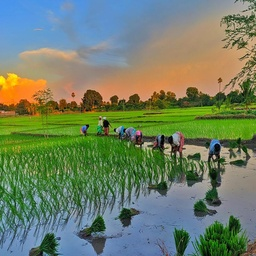
#> input picture Assignment-7/field.jpg, 256 x 256 px, shrunk from 800 x 800 before the run, found by its file name
$ python labtestMORPH.py
#> lines starting #> are read from the running program, lines starting #| are printed output that depends on the picture; after the words box and inside, x2 and y2 are one past the last pixel; in counts of white or black regions, pixels touching at a corner belong together
import cv2
import numpy as np
import matplotlib.pyplot as plt


def main():
    path = '/home/mehedi/Desktop/Digital Image Processing/Assignment-7/field.jpg'
    img = plt.imread(path)
#> img is the input picture: shape (256, 256, 3); mean R, G, B 111.6, 127.3, 101.8
    print(img.shape)
#| (256, 256, 3)
    grayscale = cv2.cvtColor(img,cv2.COLOR_RGB2GRAY)
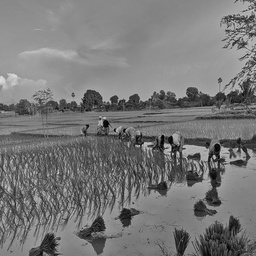
#> grayscale: shape (256, 256); min 0, max 219, mean 119.7
    print(grayscale.shape)
#| (256, 256)
    _,binaryImg = cv2.threshold(grayscale,127,255,cv2.THRESH_BINARY)
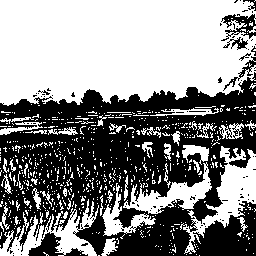
#> binaryImg: shape (256, 256); 53.9% white; 115 black regions (106 under 20 px), largest, box (x1, y1, x2, y2) and area: (0, 72, 256, 256) 28495, (28, 232, 88, 256) 559, (221, 14, 256, 41) 412

    '''Generating Structuring Elements'''
    structElem1 = np.ones((3,3),dtype=np.uint8)
    erosionImg = cv2.erode(binaryImg,structElem1,iterations=1)
#> erosionImg: shape (256, 256); 39.9% white; 94 white regions (75 under 20 px), largest, box (x1, y1, x2, y2) and area: (0, 0, 251, 104) 21898, (203, 158, 256, 225) 1393, (131, 173, 210, 210) 863
    process_img1 = erosion(binaryImg,structElem1)
#> in erosion, `paddedImg = np.pad(binaryImg,1,constant_values=0)`: paddedImg: shape (258, 258); 53.1% white; 101 black regions (97 under 20 px), largest, box (x1, y1, x2, y2) and area: (0, 0, 258, 258) 30767, (224, 38, 249, 51) 121, (240, 54, 252, 62) 27, (39, 91, 51, 96) 21
#> after the loop in erosion, `for i in range(r):`:
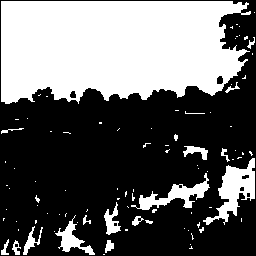
#> processImg: shape (256, 256); 39.2% white; 91 white regions (72 under 20 px), largest, box (x1, y1, x2, y2) and area: (1, 1, 251, 104) 21563, (203, 158, 255, 225) 1351, (131, 173, 210, 210) 863
    dilationImg = cv2.dilate(binaryImg,structElem1,iterations=1)
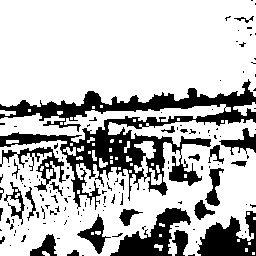
#> dilationImg: shape (256, 256); 74.6% white; 144 black regions (118 under 20 px), largest, box (x1, y1, x2, y2) and area: (0, 79, 256, 210) 9061, (197, 211, 256, 256) 1604, (110, 208, 191, 256) 1595
    process_img2 = dilation(binaryImg,structElem1)
    openingImg = cv2.morphologyEx(binaryImg, cv2.MORPH_OPEN,structElem1)
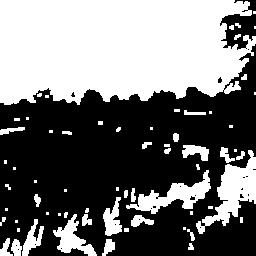
#> openingImg: shape (256, 256); 45.3% white; 65 white regions (31 under 20 px), largest, box (x1, y1, x2, y2) and area: (0, 0, 256, 105) 22894, (196, 150, 256, 234) 1861, (126, 170, 211, 214) 1278
    process_img3 = opening(binaryImg,structElem1)
#> in dilation (call 2), `paddedImg = np.pad(binaryImg,1,constant_values=0)`: paddedImg: shape (258, 258); 38.6% white; 91 white regions (72 under 20 px), largest, box (x1, y1, x2, y2) and area: (2, 2, 252, 105) 21563, (204, 159, 256, 226) 1351, (132, 174, 211, 211) 863
#> after the loop in dilation (call 2), `for i in range(r):`: processImg: shape (256, 256); 45.3% white; 63 white regions (30 under 20 px), largest, box (x1, y1, x2, y2) and area: (0, 0, 256, 105) 22892, (196, 150, 256, 234) 1853, (126, 170, 211, 214) 1278
    closingImg = cv2.morphologyEx(binaryImg, cv2.MORPH_CLOSE,structElem1)
#> closingImg: shape (256, 256); 61.5% white; 60 black regions (30 under 20 px), largest, box (x1, y1, x2, y2) and area: (0, 78, 256, 237) 17232, (76, 207, 192, 256) 3018, (187, 210, 256, 256) 1936
    process_img4 = closing(binaryImg,structElem1)

    img_set = [binaryImg,erosionImg,process_img1,dilationImg,process_img2,openingImg,process_img3,closingImg,process_img4]
    title_set = ['Binary Image','Built-in Erosion Image','Custom Erosion Image','Dilation Image','Dilation Image-2','Opening Image','Opening Image-2','Closing Image','Closing Image-2']

    img_plt(img_set,title_set)


def erosion(binaryImg,structElem1):
    r,c = binaryImg.shape
    x,y = structElem1.shape
    m = x // 2
    paddedImg = np.pad(binaryImg,1,constant_values=0)
    processImg = np.zeros((r,c),dtype=np.uint8)
    for i in range(r):
        for j in range(c):
            temp = np.sum(paddedImg[i:i+x,j:j+y] * structElem1)
            if temp == 255 * (x*y) :
                processImg[i,j] = 255
    return processImg

def dilation(binaryImg,structElem1):
    r,c = binaryImg.shape
    x,y = structElem1.shape
    m = x // 2
    paddedImg = np.pad(binaryImg,1,constant_values=0)
    processImg = np.zeros((r,c),dtype=np.uint8)
    for i in range(r):
        for j in range(c):
            temp = np.sum(paddedImg[i:i+x,j:j+y] * structElem1)
            if temp >0 :
                processImg[i,j] = 255
    return processImg

def opening(binaryImg,structElem1):
    process_img1 = erosion(binaryImg,structElem1)
    process_img2 = dilation(process_img1,structElem1)
    return process_img2
def closing(binaryImg,structElem1):
    process_img1 = dilation(binaryImg,structElem1)
    process_img2 = erosion(process_img1,structElem1)
#> in erosion (call 3), `paddedImg = np.pad(binaryImg,1,constant_values=0)`:
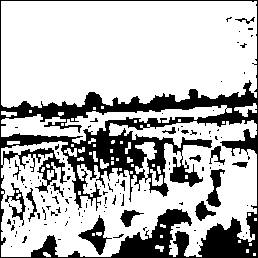
#> paddedImg: shape (258, 258); 73.4% white; 119 black regions (103 under 20 px), largest, box (x1, y1, x2, y2) and area: (0, 0, 258, 258) 15184, (78, 215, 112, 255) 452, (206, 169, 225, 207) 327
#> after the loop in erosion (call 3), `for i in range(r):`:
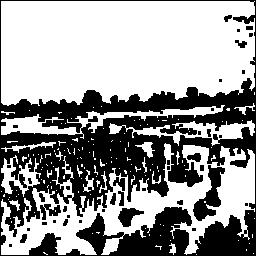
#> processImg: shape (256, 256); 60.6% white; 42 black regions (23 under 20 px), largest, box (x1, y1, x2, y2) and area: (0, 0, 256, 256) 23707, (193, 165, 225, 221) 766, (118, 208, 144, 227) 271
    return process_img2


def img_plt(img_set,title_set):
    ln = len(img_set)
#> ln = 9
    plt.figure(figsize=(20,20))
    for i in range(ln):
        ch = len(img_set[i].shape)
        plt.subplot(3,3,i+1)
        if ch == 3 :
            plt.imshow(img_set[i])
        else :
            plt.imshow(img_set[i],cmap='gray')
        plt.title(title_set[i])
    plt.show();


if __name__  == '__main__':
    main()
